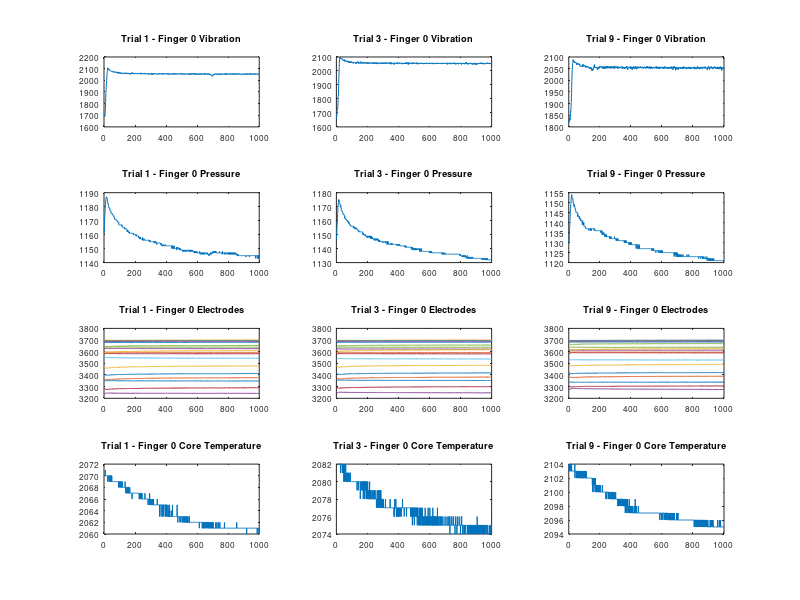

MATLAB code to generate this figure: (Note: this script raises an error after producing the figure.)

close all

t = linspace(1, 1000, 1000);





%% Black Foam
figure;
%% Trial 1
load("black_foam_110_01_HOLD.mat")


subplot(4,3,1);plot(t, F0pac(2, :)); title("Trial 1 - Finger 0 Vibration"); set(gca, 'FontSize', 6);
subplot(4,3,4);plot(t, F0pdc);title("Trial 1 - Finger 0 Pressure"); set(gca, 'FontSize', 6);
subplot(4,3,7);plot(t, F0Electrodes);title("Trial 1 - Finger 0 Electrodes"); set(gca, 'FontSize', 6);
subplot(4,3,10);plot(t, F0tdc);title("Trial 1 - Finger 0 Core Temperature"); set(gca, 'FontSize', 6);

%% Trial 3
load("black_foam_110_03_HOLD.mat")

subplot(4,3,2);plot(t, F0pac(2,:)); title("Trial 3 - Finger 0 Vibration"); set(gca, 'FontSize', 6);
subplot(4,3,5);plot(t, F0pdc);title("Trial 3 - Finger 0 Pressure"); set(gca, 'FontSize', 6);
subplot(4,3,8);plot(t, F0Electrodes);title("Trial 3 - Finger 0 Electrodes"); set(gca, 'FontSize', 6);
subplot(4,3,11);plot(t, F0tdc);title("Trial 3 - Finger 0 Core Temperature"); set(gca, 'FontSize', 6);

%% Trial 9
load("black_foam_110_09_HOLD.mat")


subplot(4,3,3);plot(t, F0pac(2,:)); title("Trial 9 - Finger 0 Vibration"); set(gca, 'FontSize', 6);
subplot(4,3,6);plot(t, F0pdc);title("Trial 9 - Finger 0 Pressure"); set(gca, 'FontSize', 6);
subplot(4,3,9);plot(t, F0Electrodes);title("Trial 9 - Finger 0 Electrodes"); set(gca, 'FontSize', 6);
subplot(4,3,12);plot(t, F0tdc);title("Trial 9 - Finger 0 Core Temperature"); set(gca, 'FontSize', 6);


sgtitle('\fontsize{22} Black Foam');


%% Steel Vase

%% Trial 1
load("steel_vase_702_01_HOLD.mat")
figure;


subplot(4,3,1);plot(t, F0pac(2,:)); title("Trial 1 - Finger 0 Vibration"); set(gca, 'FontSize', 6);
subplot(4,3,4);plot(t, F0pdc);title("Trial 1 - Finger 0 Pressure"); set(gca, 'FontSize', 6);
subplot(4,3,7);plot(t, F0Electrodes);title("Trial 1 - Finger 0 Electrodes"); set(gca, 'FontSize', 6);
subplot(4,3,10);plot(t, F0tdc);title("Trial 1 - Finger 0 Core Temperature"); set(gca, 'FontSize', 6);

%% Trial 3
load("steel_vase_702_03_HOLD.mat")



subplot(4,3,2);plot(t, F0pac(2,:)); title("Trial 3 - Finger 0 Vibration"); set(gca, 'FontSize', 6);
subplot(4,3,5);plot(t, F0pdc);title("Trial 3 - Finger 0 Pressure"); set(gca, 'FontSize', 6);
subplot(4,3,8);plot(t, F0Electrodes);title("Trial 3 - Finger 0 Electrodes"); set(gca, 'FontSize', 6);
subplot(4,3,11);plot(t, F0tdc);title("Trial 3 - Finger 0 Core Temperature"); set(gca, 'FontSize', 6);

%% Trial 9
load("steel_vase_702_09_HOLD.mat")


subplot(4,3,3);plot(t, F0pac(2,:)); title("Trial 9 - Finger 0 Vibration"); set(gca, 'FontSize', 6);
subplot(4,3,6);plot(t, F0pdc);title("Trial 9 - Finger 0 Pressure"); set(gca, 'FontSize', 6);
subplot(4,3,9);plot(t, F0Electrodes);title("Trial 9 - Finger 0 Electrodes"); set(gca, 'FontSize', 6);
subplot(4,3,12);plot(t, F0tdc);title("Trial 9 - Finger 0 Core Temperature"); set(gca, 'FontSize', 6);


sgtitle('\fontsize{22} Steel Vase');

%% Car Sponge Vase

%% Trial 1
load("car_sponge_101_01_HOLD.mat")
figure;


subplot(4,3,1);plot(t, F0pac(2,:)); title("Trial 1 - Finger 0 Vibration"); set(gca, 'FontSize', 6);
subplot(4,3,4);plot(t, F0pdc);title("Trial 1 - Finger 0 Pressure"); set(gca, 'FontSize', 6);
subplot(4,3,7);plot(t, F0Electrodes);title("Trial 1 - Finger 0 Electrodes"); set(gca, 'FontSize', 6);
subplot(4,3,10);plot(t, F0tdc);title("Trial 1 - Finger 0 Core Temperature"); set(gca, 'FontSize', 6);

%% Trial 3
load("car_sponge_101_03_HOLD.mat")


subplot(4,3,2);plot(t, F0pac(2,:)); title("Trial 3 - Finger 0 Vibration"); set(gca, 'FontSize', 6);
subplot(4,3,5);plot(t, F0pdc);title("Trial 3 - Finger 0 Pressure"); set(gca, 'FontSize', 6);
subplot(4,3,8);plot(t, F0Electrodes);title("Trial 3 - Finger 0 Electrodes"); set(gca, 'FontSize', 6);
subplot(4,3,11);plot(t, F0tdc);title("Trial 3 - Finger 0 Core Temperature"); set(gca, 'FontSize', 6);

%% Trial 9
load("car_sponge_101_09_HOLD.mat")


subplot(4,3,3);plot(t, F0pac(2,:)); title("Trial 9 - Finger 0 Vibration"); set(gca, 'FontSize', 6);
subplot(4,3,6);plot(t, F0pdc);title("Trial 9 - Finger 0 Pressure"); set(gca, 'FontSize', 6);
subplot(4,3,9);plot(t, F0Electrodes);title("Trial 9 - Finger 0 Electrodes"); set(gca, 'FontSize', 6);
subplot(4,3,12);plot(t, F0tdc);title("Trial 9 - Finger 0 Core Temperature"); set(gca, 'FontSize', 6);


sgtitle('\fontsize{22} Car Sponge');

%%%%%%%%%%%%%%%%%%%%%%%%%%%%%%%%%%%%%%%%%%%%%%%%%%%%%%%%%%%PART 2
%%%%%%%%%%%%%%%%%%%%%%%%%%%%%%%%%%%%%%%%%%%%%%%%%%%%%%%%%%%%%%%%%%%%%%%%%%%%%%%%%%%%%%%%%%%%%%%%%%%%%%%%%%%

t = 32;


data = dir('*.mat');

PVT = zeros(60,3);




for i = 1:length(data)
dataname = data(i).name;

load(dataname);
    PVT(i,1) = F0pdc(1,t);
    PVT(i,2) = F0pac(2,t);
    PVT(i,3) = F0tdc(1,t);

 
end


save('F0_PVT.mat', 'PVT');
ElectrodesData = zeros(60, 19);

for i = 1:length(data)
    load(data(i).name);
    ElectrodesData(i, :) = F0Electrodes(:, t);
end

save('F0Electrodes.mat',"ElectrodesData");


%%%%%%%%%%%%%%%%%%%%%%%%%%%%%%%%%%%%%%%% PART
%%%%%%%%%%%%%%%%%%%%%%%%%%%%%%%%%%%%%%%% 3%%%%%%%%%%%%%%%%%%%%%%%%%%%%%%%%%%%%%%%%%%%%%


load("F0_PVT.mat")

%X axis will be pressure, y axis will be vibration and z axis will be
%temperature
sampledDataPressure = squeeze(PVT(:, 1, :)); 
sampledDataVibration = squeeze(PVT(:, 2, :)); 
sampledDataTemperature = squeeze(PVT(:, 3, :));


p = reshape(sampledDataPressure', [1, 60]);
v = reshape(sampledDataVibration', [1, 60]);
t = reshape(sampledDataTemperature', [1, 60]);

colors = ['r', 'g', 'b', 'm', 'k', 'c'];
n=0;

figure;
for i=1:10:60
    n=n+1;
    color = colors(n);
    scatter3(p(1, i:(i+9)),v(1,i:(i+9)),t(1, i:(i+9)),15,'filled',color); grid on; hold on;
end

xlabel('Pressure'); ylabel('Vibration'); zlabel('Temperature');
title('3D PVT scatter plot')
legend('Acrylic','Black Foam','Car Sponge', 'Flour Sack', 'Kitchen Sponge','Steel Vase')

